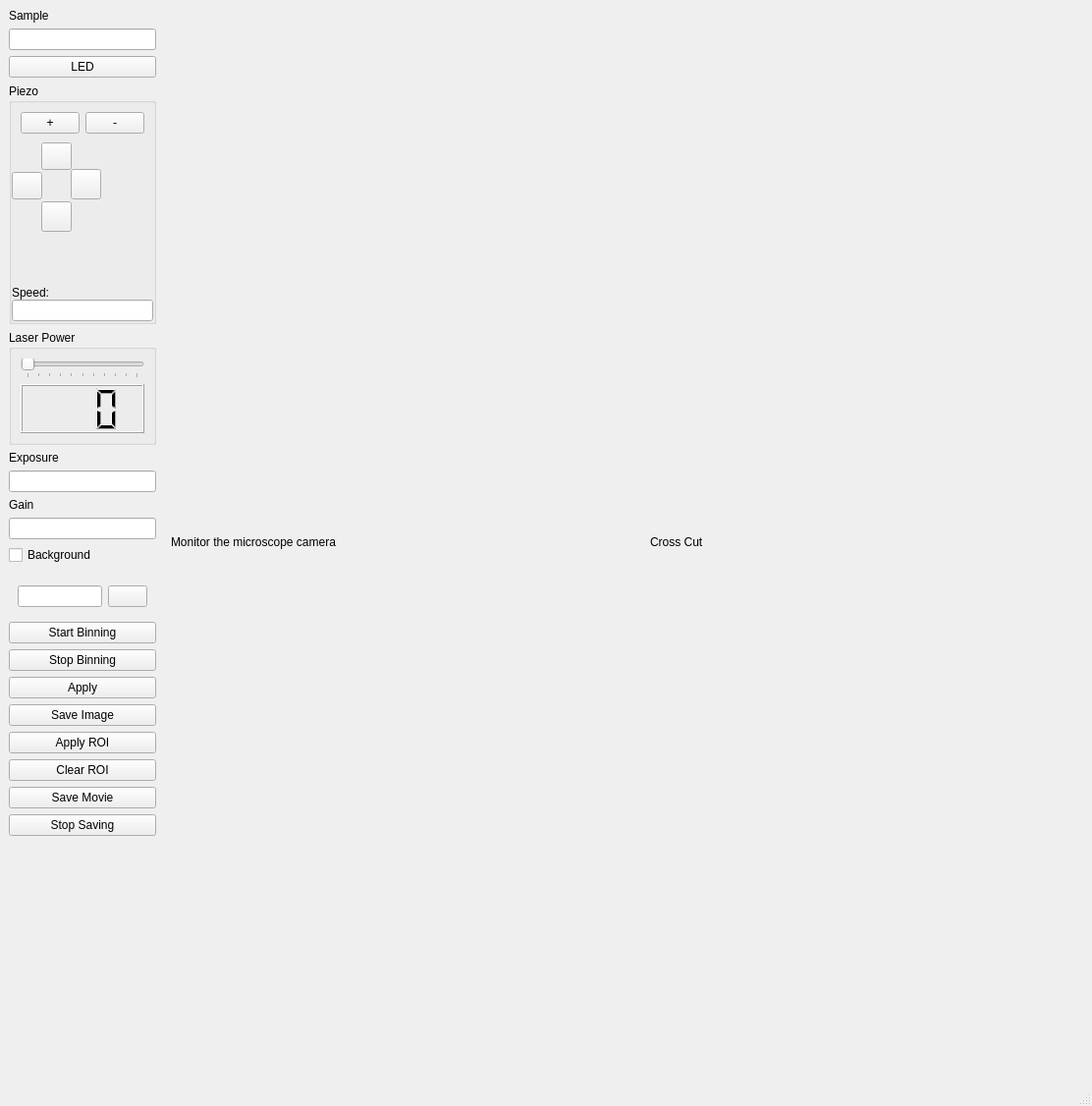
<?xml version="1.0" encoding="UTF-8"?>
<ui version="4.0">
 <class>MainWindow</class>
 <widget class="QMainWindow" name="MainWindow">
  <property name="geometry">
   <rect>
    <x>0</x>
    <y>0</y>
    <width>1112</width>
    <height>1126</height>
   </rect>
  </property>
  <property name="windowTitle">
   <string>Dispertech - Microscope Alignment</string>
  </property>
  <property name="styleSheet">
   <string notr="true">QProgressBar:horizontal {
    border: 1px solid #3A3939;
    text-align: center;
    padding: 1px;
    background: #201F1F;
}
QProgressBar::chunk:horizontal {
    background-color: qlineargradient(spread:reflect, x1:1, y1:0.545, x2:1, y2:0, stop:0 rgba(28, 66, 111, 255), stop:1 rgba(37, 87, 146, 255));
}

QToolTip
{
    border: 1px solid #3A3939;
    background-color: rgb(90, 102, 117);;
    color: white;
    padding: 1px;
    opacity: 200;
}

QWidget
{
    color: silver;
    background-color: #302F2F;
    selection-background-color:#3d8ec9;
    selection-color: black;
    background-clip: border;
    border-image: none;
    outline: 0;
}

QWidget:item:hover
{
    background-color: #78879b;
    color: black;
}

QWidget:item:selected
{
    background-color: #3d8ec9;
}

QCheckBox
{
    spacing: 5px;
    outline: none;
    color: #bbb;
    margin-bottom: 2px;
}

QCheckBox:disabled
{
    color: #777777;
}
QCheckBox::indicator,
QGroupBox::indicator
{
    width: 18px;
    height: 18px;
}
QGroupBox::indicator
{
    margin-left: 2px;
}

QCheckBox::indicator:unchecked,
QCheckBox::indicator:unchecked:hover,
QGroupBox::indicator:unchecked,
QGroupBox::indicator:unchecked:hover
{
    /*image: url(:/dark_blue/img/checkbox_unchecked.png);*/
    image: url(:/Icons/Icons/checkbox_unchecked.svg);
}

QCheckBox::indicator:unchecked:focus,
QCheckBox::indicator:unchecked:pressed,
QGroupBox::indicator:unchecked:focus,
QGroupBox::indicator:unchecked:pressed
{
  border: none;
  image: url(:/Icons/Icons/checkbox_unchecked_focus.svg);
}

QCheckBox::indicator:checked,
QCheckBox::indicator:checked:hover,
QGroupBox::indicator:checked,
QGroupBox::indicator:checked:hover
{
    image: url(:/Icons/Icons/checkbox_checked.svg);
}

QCheckBox::indicator:checked:focus,
QCheckBox::indicator:checked:pressed,
QGroupBox::indicator:checked:focus,
QGroupBox::indicator:checked:pressed
{
  border: none;
  image: url(:/Icons/Icons/checkbox_checked_focus.svg);
}

QCheckBox::indicator:indeterminate,
QCheckBox::indicator:indeterminate:hover,
QCheckBox::indicator:indeterminate:pressed
QGroupBox::indicator:indeterminate,
QGroupBox::indicator:indeterminate:hover,
QGroupBox::indicator:indeterminate:pressed
{
    image: url(:/dark_blue/img/checkbox_indeterminate.png);
}

QCheckBox::indicator:indeterminate:focus,
QGroupBox::indicator:indeterminate:focus
{
    image: url(:/dark_blue/img/checkbox_indeterminate_focus.png);
}

QCheckBox::indicator:checked:disabled,
QGroupBox::indicator:checked:disabled
{
    image: url(:/dark_blue/img/checkbox_checked_disabled.png);
}

QCheckBox::indicator:unchecked:disabled,
QGroupBox::indicator:unchecked:disabled
{
    image: url(:/dark_blue/img/checkbox_unchecked_disabled.png);
}

QRadioButton
{
    spacing: 5px;
    outline: none;
    color: #bbb;
    margin-bottom: 2px;
}

QRadioButton:disabled
{
    color: #777777;
}
QRadioButton::indicator
{
    width: 21px;
    height: 21px;
}

QRadioButton::indicator:unchecked,
QRadioButton::indicator:unchecked:hover
{
    image: url(:/dark_blue/img/radio_unchecked.png);
}

QRadioButton::indicator:unchecked:focus,
QRadioButton::indicator:unchecked:pressed
{
  border: none;
  outline: none;
    image: url(:/dark_blue/img/radio_unchecked_focus.png);
}

QRadioButton::indicator:checked,
QRadioButton::indicator:checked:hover
{
  border: none;
  outline: none;
    image: url(:/dark_blue/img/radio_checked.png);
}

QRadioButton::indicator:checked:focus,
QRadioButton::indicato::menu-arrowr:checked:pressed
{
  border: none;
  outline: none;
    image: url(:/dark_blue/img/radio_checked_focus.png);
}

QRadioButton::indicator:indeterminate,
QRadioButton::indicator:indeterminate:hover,
QRadioButton::indicator:indeterminate:pressed
{
        image: url(:/dark_blue/img/radio_indeterminate.png);
}

QRadioButton::indicator:checked:disabled
{
  outline: none;
  image: url(:/dark_blue/img/radio_checked_disabled.png);
}

QRadioButton::indicator:unchecked:disabled
{
    image: url(:/dark_blue/img/radio_unchecked_disabled.png);
}


QMenuBar
{
    background-color: #302F2F;
    color: silver;
}

QMenuBar::item
{
    background: transparent;
}

QMenuBar::item:selected
{
    background: transparent;
    border: 1px solid #3A3939;
}

QMenuBar::item:pressed
{
    border: 1px solid #3A3939;
    background-color: #3d8ec9;
    color: black;
    margin-bottom:-1px;
    padding-bottom:1px;
}

QMenu
{
    border: 1px solid #3A3939;
    color: silver;
    margin: 1px;
}

QMenu::icon
{
    margin: 1px;
}

QMenu::item
{
    padding: 2px 2px 2px 25px;
    margin-left: 5px;
    border: 1px solid transparent; /* reserve space for selection border */
}

QMenu::item:selected
{
    color: black;
}

QMenu::separator {
    height: 2px;
    background: lightblue;
    margin-left: 10px;
    margin-right: 5px;
}

QMenu::indicator {
    width: 16px;
    height: 16px;
}

/* non-exclusive indicator = check box style indicator
   (see QActionGroup::setExclusive) */
QMenu::indicator:non-exclusive:unchecked {
    image: url(:/dark_blue/img/checkbox_unchecked.png);
}

QMenu::indicator:non-exclusive:unchecked:selected {
    image: url(:/dark_blue/img/checkbox_unchecked_disabled.png);
}

QMenu::indicator:non-exclusive:checked {
    image: url(:/dark_blue/img/checkbox_checked.png);
}

QMenu::indicator:non-exclusive:checked:selected {
    image: url(:/dark_blue/img/checkbox_checked_disabled.png);
}

/* exclusive indicator = radio button style indicator (see QActionGroup::setExclusive) */
QMenu::indicator:exclusive:unchecked {
    image: url(:/dark_blue/img/radio_unchecked.png);
}

QMenu::indicator:exclusive:unchecked:selected {
    image: url(:/dark_blue/img/radio_unchecked_disabled.png);
}

QMenu::indicator:exclusive:checked {
    image: url(:/dark_blue/img/radio_checked.png);
}

QMenu::indicator:exclusive:checked:selected {
    image: url(:/dark_blue/img/radio_checked_disabled.png);
}

QMenu::right-arrow {
    margin: 5px;
    image: url(:/dark_blue/img/right_arrow.png)
}


QWidget:disabled
{
    color: #808080;
    background-color: #302F2F;
}

QAbstractItemView
{
    alternate-background-color: #3A3939;
    color: silver;
    border: 1px solid 3A3939;
    border-radius: 2px;
    padding: 1px;
}

QWidget:focus, QMenuBar:focus
{
    border: 1px solid #78879b;
}

QTabWidget:focus, QCheckBox:focus, QRadioButton:focus, QSlider:focus
{
    border: none;
}

QLineEdit
{
    background-color: #201F1F;
    padding: 2px;
    border-style: solid;
    border: 1px solid #3A3939;
    border-radius: 2px;
    color: silver;
}

QGroupBox {
    border:1px solid #3A3939;
    border-radius: 2px;
    margin-top: 20px;
    background-color: #302F2F;
    color: silver;
}

QGroupBox::title {
    subcontrol-origin: margin;
    subcontrol-position: top center;
    padding-left: 10px;
    padding-right: 10px;
    padding-top: 10px;
}

QAbstractScrollArea
{
    border-radius: 2px;
    border: 1px solid #3A3939;
    background-color: transparent;
}

QScrollBar:horizontal
{
    height: 15px;
    margin: 3px 15px 3px 15px;
    border: 1px transparent #2A2929;
    border-radius: 4px;
    background-color: #2A2929;
}

QScrollBar::handle:horizontal
{
    background-color: #605F5F;
    min-width: 5px;
    border-radius: 4px;
}

QScrollBar::add-line:horizontal
{
    margin: 0px 3px 0px 3px;
    border-image: url(:/dark_blue/img/right_arrow_disabled.png);
    width: 10px;
    height: 10px;
    subcontrol-position: right;
    subcontrol-origin: margin;
}

QScrollBar::sub-line:horizontal
{
    margin: 0px 3px 0px 3px;
    border-image: url(:/dark_blue/img/left_arrow_disabled.png);
    height: 10px;
    width: 10px;
    subcontrol-position: left;
    subcontrol-origin: margin;
}

QScrollBar::add-line:horizontal:hover,QScrollBar::add-line:horizontal:on
{
    border-image: url(:/dark_blue/img/right_arrow.png);
    height: 10px;
    width: 10px;
    subcontrol-position: right;
    subcontrol-origin: margin;
}


QScrollBar::sub-line:horizontal:hover, QScrollBar::sub-line:horizontal:on
{
    border-image: url(:/dark_blue/img/left_arrow.png);
    height: 10px;
    width: 10px;
    subcontrol-position: left;
    subcontrol-origin: margin;
}

QScrollBar::up-arrow:horizontal, QScrollBar::down-arrow:horizontal
{
    background: none;
}


QScrollBar::add-page:horizontal, QScrollBar::sub-page:horizontal
{
    background: none;
}

QScrollBar:vertical
{
    background-color: #2A2929;
    width: 15px;
    margin: 15px 3px 15px 3px;
    border: 1px transparent #2A2929;
    border-radius: 4px;
}

QScrollBar::handle:vertical
{
    background-color: #605F5F;
    min-height: 5px;
    border-radius: 4px;
}

QScrollBar::sub-line:vertical
{
    margin: 3px 0px 3px 0px;
    border-image: url(:/dark_blue/img/up_arrow_disabled.png);
    height: 10px;
    width: 10px;
    subcontrol-position: top;
    subcontrol-origin: margin;
}

QScrollBar::add-line:vertical
{
    margin: 3px 0px 3px 0px;
    border-image: url(:/dark_blue/img/down_arrow_disabled.png);
    height: 10px;
    width: 10px;
    subcontrol-position: bottom;
    subcontrol-origin: margin;
}

QScrollBar::sub-line:vertical:hover,QScrollBar::sub-line:vertical:on
{

    border-image: url(:/dark_blue/img/up_arrow.png);
    height: 10px;
    width: 10px;
    subcontrol-position: top;
    subcontrol-origin: margin;
}


QScrollBar::add-line:vertical:hover, QScrollBar::add-line:vertical:on
{
    border-image: url(:/dark_blue/img/down_arrow.png);
    height: 10px;
    width: 10px;
    subcontrol-position: bottom;
    subcontrol-origin: margin;
}

QScrollBar::up-arrow:vertical, QScrollBar::down-arrow:vertical
{
    background: none;
}


QScrollBar::add-page:vertical, QScrollBar::sub-page:vertical
{
    background: none;
}

QTextEdit
{
    background-color: #201F1F;
    color: silver;
    border: 1px solid #3A3939;
}

QPlainTextEdit
{
    background-color: #201F1F;;
    color: silver;
    border-radius: 2px;
    border: 1px solid #3A3939;
}

QHeaderView::section
{
    background-color: #3A3939;
    color: silver;
    padding-left: 4px;
    border: 1px solid #6c6c6c;
}

QSizeGrip {
    image: url(:/dark_blue/img/sizegrip.png);
    width: 12px;
    height: 12px;
}

QMainWindow
{
    background-color: #302F2F;

}

QMainWindow::separator
{
    background-color: #302F2F;
    color: white;
    padding-left: 4px;
    spacing: 2px;
    border: 1px dashed #3A3939;
}

QMainWindow::separator:hover
{

    background-color: #787876;
    color: white;
    padding-left: 4px;
    border: 1px solid #3A3939;
    spacing: 2px;
}


QMenu::separator
{
    height: 1px;
    background-color: #3A3939;
    color: white;
    padding-left: 4px;
    margin-left: 10px;
    margin-right: 5px;
}


QFrame
{
    border-radius: 2px;
    border: 1px solid #444;
}

QFrame[frameShape=&quot;0&quot;]
{
    border-radius: 2px;
    border: 1px transparent #444;
}

QStackedWidget
{
    background-color: #302F2F;
    border: 1px transparent black;
}

QToolBar {
    border: 1px transparent #393838;
    background: 1px solid #302F2F;
    font-weight: bold;
}

QToolBar::handle:horizontal {
    image: url(:/dark_blue/img/Hmovetoolbar.png);
}
QToolBar::handle:vertical {
    image: url(:/dark_blue/img/Vmovetoolbar.png);
}
QToolBar::separator:horizontal {
    image: url(:/dark_blue/img/Hsepartoolbar.png);
}
QToolBar::separator:vertical {
    image: url(:/dark_blue/img/Vsepartoolbars.png);
}

QPushButton
{
    color: silver;
    background-color: #302F2F;
    border-width: 2px;
    border-color: #4A4949;
    border-style: solid;
    padding-top: 2px;
    padding-bottom: 2px;
    padding-left: 10px;
    padding-right: 10px;
    border-radius: 4px;
    /* outline: none; */
    /* min-width: 40px; */
}

QPushButton:disabled
{
    background-color: #302F2F;
    border-width: 2px;
    border-color: #3A3939;
    border-style: solid;
    padding-top: 2px;
    padding-bottom: 2px;
    padding-left: 10px;
    padding-right: 10px;
    /*border-radius: 2px;*/
    color: #808080;
}

QPushButton:focus {
    background-color: #3d8ec9;
    color: white;
}

QComboBox
{
    selection-background-color: #3d8ec9;
    background-color: #201F1F;
    border-style: solid;
    border: 1px solid #3A3939;
    border-radius: 2px;
    padding: 2px;
    min-width: 75px;
}

QPushButton:checked{
    background-color: #4A4949;
    border-color: #6A6969;
}

QPushButton:hover {
    border: 2px solid #78879b;
    color: silver;
}

QComboBox:hover, QAbstractSpinBox:hover,QLineEdit:hover,QTextEdit:hover,QPlainTextEdit:hover,QAbstractView:hover,QTreeView:hover
{
    border: 1px solid #78879b;
    color: silver;
}

QComboBox:on
{
    background-color: #626873;
    padding-top: 3px;
    padding-left: 4px;
    selection-background-color: #4a4a4a;
}

QComboBox QAbstractItemView
{
    background-color: #201F1F;
    border-radius: 2px;
    border: 1px solid #444;
    selection-background-color: #3d8ec9;
    color: silver;
}

QComboBox::drop-down
{
    subcontrol-origin: padding;
    subcontrol-position: top right;
    width: 15px;

    border-left-width: 0px;
    border-left-color: darkgray;
    border-left-style: solid;
    border-top-right-radius: 3px;
    border-bottom-right-radius: 3px;
}

QComboBox::down-arrow
{
    image: url(:/dark_blue/img/down_arrow_disabled.png);
}

QComboBox::down-arrow:on, QComboBox::down-arrow:hover,
QComboBox::down-arrow:focus
{
    image: url(:/dark_blue/img/down_arrow.png);
}

QPushButton:pressed
{
    background-color: #484846;
}

QAbstractSpinBox {
    padding-top: 2px;
    padding-bottom: 2px;
    border: 1px solid #3A3939;
    background-color: #201F1F;
    color: silver;
    border-radius: 2px;
    min-width: 75px;
}

QAbstractSpinBox:up-button
{
    background-color: transparent;
    subcontrol-origin: border;
    subcontrol-position: top right;
}

QAbstractSpinBox:down-button
{
    background-color: transparent;
    subcontrol-origin: border;
    subcontrol-position: bottom right;
}

QAbstractSpinBox::up-arrow,QAbstractSpinBox::up-arrow:disabled,QAbstractSpinBox::up-arrow:off {
    image: url(:/dark_blue/img/up_arrow_disabled.png);
    width: 10px;
    height: 10px;
}
QAbstractSpinBox::up-arrow:hover
{
    image: url(:/dark_blue/img/up_arrow.png);
}


QAbstractSpinBox::down-arrow,QAbstractSpinBox::down-arrow:disabled,QAbstractSpinBox::down-arrow:off
{
    image: url(:/dark_blue/img/down_arrow_disabled.png);
    width: 10px;
    height: 10px;
}
QAbstractSpinBox::down-arrow:hover
{
    image: url(:/dark_blue/img/down_arrow.png);
}


QLabel
{
    border: 0px solid black;
}

QTabWidget{
    border: 1px transparent black;
}

QTabWidget::pane {
    border: 1px solid #444;
    border-radius: 3px;
    padding: 3px;
}

QTabBar
{
    qproperty-drawBase: 0;
    left: 5px; /* move to the right by 5px */
}

QTabBar:focus
{
    border: 0px transparent black;
}

QTabBar::close-button  {
    image: url(:/dark_blue/img/close.png);
    background: transparent;
}

QTabBar::close-button:hover
{
    image: url(:/dark_blue/img/close-hover.png);
    background: transparent;
}

QTabBar::close-button:pressed {
    image: url(:/dark_blue/img/close-pressed.png);
    background: transparent;
}

/* TOP TABS */
QTabBar::tab:top {
    color: #b1b1b1;
    border: 1px solid #4A4949;
    border-bottom: 1px transparent black;
    background-color: #302F2F;
    padding: 5px;
    border-top-left-radius: 2px;
    border-top-right-radius: 2px;
}

QTabBar::tab:top:!selected
{
    color: #b1b1b1;
    background-color: #201F1F;
    border: 1px transparent #4A4949;
    border-bottom: 1px transparent #4A4949;
    border-top-left-radius: 0px;
    border-top-right-radius: 0px;
}

QTabBar::tab:top:!selected:hover {
    background-color: #48576b;
}

/* BOTTOM TABS */
QTabBar::tab:bottom {
    color: #b1b1b1;
    border: 1px solid #4A4949;
    border-top: 1px transparent black;
    background-color: #302F2F;
    padding: 5px;
    border-bottom-left-radius: 2px;
    border-bottom-right-radius: 2px;
}

QTabBar::tab:bottom:!selected
{
    color: #b1b1b1;
    background-color: #201F1F;
    border: 1px transparent #4A4949;
    border-top: 1px transparent #4A4949;
    border-bottom-left-radius: 0px;
    border-bottom-right-radius: 0px;
}

QTabBar::tab:bottom:!selected:hover {
    background-color: #78879b;
}

/* LEFT TABS */
QTabBar::tab:left {
    color: #b1b1b1;
    border: 1px solid #4A4949;
    border-left: 1px transparent black;
    background-color: #302F2F;
    padding: 5px;
    border-top-right-radius: 2px;
    border-bottom-right-radius: 2px;
}

QTabBar::tab:left:!selected
{
    color: #b1b1b1;
    background-color: #201F1F;
    border: 1px transparent #4A4949;
    border-right: 1px transparent #4A4949;
    border-top-right-radius: 0px;
    border-bottom-right-radius: 0px;
}

QTabBar::tab:left:!selected:hover {
    background-color: #48576b;
}


/* RIGHT TABS */
QTabBar::tab:right {
    color: #b1b1b1;
    border: 1px solid #4A4949;
    border-right: 1px transparent black;
    background-color: #302F2F;
    padding: 5px;
    border-top-left-radius: 2px;
    border-bottom-left-radius: 2px;
}

QTabBar::tab:right:!selected
{
    color: #b1b1b1;
    background-color: #201F1F;
    border: 1px transparent #4A4949;
    border-right: 1px transparent #4A4949;
    border-top-left-radius: 0px;
    border-bottom-left-radius: 0px;
}

QTabBar::tab:right:!selected:hover {
    background-color: #48576b;
}

QTabBar QToolButton::right-arrow:enabled {
     image: url(:/dark_blue/img/right_arrow.png);
 }

 QTabBar QToolButton::left-arrow:enabled {
     image: url(:/dark_blue/img/left_arrow.png);
 }

QTabBar QToolButton::right-arrow:disabled {
     image: url(:/dark_blue/img/right_arrow_disabled.png);
 }

 QTabBar QToolButton::left-arrow:disabled {
     image: url(:/dark_blue/img/left_arrow_disabled.png);
 }


QDockWidget {
    border: 1px solid #403F3F;
    titlebar-close-icon: url(:/dark_blue/img/close.png);
    titlebar-normal-icon: url(:/dark_blue/img/undock.png);
}

QDockWidget::close-button, QDockWidget::float-button {
    border: 1px solid transparent;
    border-radius: 2px;
    background: transparent;
}

QDockWidget::close-button:hover, QDockWidget::float-button:hover {
    background: rgba(255, 255, 255, 10);
}

QDockWidget::close-button:pressed, QDockWidget::float-button:pressed {
    padding: 1px -1px -1px 1px;
    background: rgba(255, 255, 255, 10);
}

QTreeView, QListView, QTextBrowser, AtLineEdit, AtLineEdit::hover {
    border: 1px solid #444;
    background-color: silver;
    border-radius: 3px;
    margin-left: 3px;
    color: black;
}

QTreeView:branch:selected, QTreeView:branch:hover {
    background: url(:/dark_blue/img/transparent.png);
}

QTreeView::branch:has-siblings:!adjoins-item {
    border-image: url(:/dark_blue/img/transparent.png);
}

QTreeView::branch:has-siblings:adjoins-item {
    border-image: url(:/dark_blue/img/transparent.png);
}

QTreeView::branch:!has-children:!has-siblings:adjoins-item {
    border-image: url(:/dark_blue/img/transparent.png);
}

QTreeView::branch:has-children:!has-siblings:closed,
QTreeView::branch:closed:has-children:has-siblings {
    image: url(:/dark_blue/img/branch_closed.png);
}

QTreeView::branch:open:has-children:!has-siblings,
QTreeView::branch:open:has-children:has-siblings  {
    image: url(:/dark_blue/img/branch_open.png);
}

QTreeView::branch:has-children:!has-siblings:closed:hover,
QTreeView::branch:closed:has-children:has-siblings:hover {
    image: url(:/dark_blue/img/branch_closed-on.png);
    }

QTreeView::branch:open:has-children:!has-siblings:hover,
QTreeView::branch:open:has-children:has-siblings:hover  {
    image: url(:/dark_blue/img/branch_open-on.png);
    }

QListView::item:!selected:hover, QListView::item:!selected:hover, QTreeView::item:!selected:hover  {
    background: rgba(0, 0, 0, 0);
    outline: 0;
    color: #FFFFFF
}

QListView::item:selected:hover, QListView::item:selected:hover, QTreeView::item:selected:hover  {
    background: #3d8ec9;
    color: #FFFFFF;
}

QSlider::groove:horizontal {
    border: 1px solid #3A3939;
    height: 8px;
    background: #201F1F;
    margin: 2px 0;
    border-radius: 2px;
}

QSlider::handle:horizontal {
    background: QLinearGradient( x1: 0, y1: 0, x2: 0, y2: 1,
      stop: 0.0 silver, stop: 0.2 #a8a8a8, stop: 1 #727272);
    border: 1px solid #3A3939;
    width: 14px;
    height: 14px;
    margin: -4px 0;
    border-radius: 2px;
}

QSlider::groove:vertical {
    border: 1px solid #3A3939;
    width: 8px;
    background: #201F1F;
    margin: 0 0px;
    border-radius: 2px;
}

QSlider::handle:vertical {
    background: QLinearGradient( x1: 0, y1: 0, x2: 0, y2: 1, stop: 0.0 silver,
    stop: 0.2 #a8a8a8, stop: 1 #727272);
    border: 1px solid #3A3939;
    width: 14px;
    height: 14px;
    margin: 0 -4px;
    border-radius: 2px;
}

QToolButton {
    /*  background-color: transparent; */
    border: 2px transparent #4A4949;
    border-radius: 4px;
    background-color: dimgray;
    margin: 2px;
    padding: 2px;
}

QToolButton[popupMode=&quot;1&quot;] { /* only for MenuButtonPopup */
 padding-right: 20px; /* make way for the popup button */
 border: 2px transparent #4A4949;
 border-radius: 4px;
}

QToolButton[popupMode=&quot;2&quot;] { /* only for InstantPopup */
 padding-right: 10px; /* make way for the popup button */
 border: 2px transparent #4A4949;
}


QToolButton:hover, QToolButton::menu-button:hover {
    border: 2px solid #78879b;
}

QToolButton:checked, QToolButton:pressed,
    QToolButton::menu-button:pressed {
    background-color: #4A4949;
    border: 2px solid #78879b;
}

/* the subcontrol below is used only in the InstantPopup or DelayedPopup mode */
QToolButton::menu-indicator {
    image: url(:/dark_blue/img/down_arrow.png);
    top: -7px; left: -2px; /* shift it a bit */
}

/* the subcontrols below are used only in the MenuButtonPopup mode */
QToolButton::menu-button {
    border: 1px transparent #4A4949;
    border-top-right-radius: 6px;
    border-bottom-right-radius: 6px;
    /* 16px width + 4px for border = 20px allocated above */
    width: 16px;
    outline: none;
}

QToolButton::menu-arrow {
    image: url(:/dark_blue/img/down_arrow.png);
}

QToolButton::menu-arrow:open {
    top: 1px; left: 1px; /* shift it a bit */
    border: 1px solid #3A3939;
}

QPushButton::menu-indicator  {
    subcontrol-origin: padding;
    subcontrol-position: bottom right;
    left: 4px;
}

QTableView
{
    border: 1px solid #444;
    gridline-color: #6c6c6c;
    background-color: #201F1F;
}


QTableView, QHeaderView
{
    border-radius: 0px;
}

QTableView::item:pressed, QListView::item:pressed, QTreeView::item:pressed  {
    background: #78879b;
    color: #FFFFFF;
}

QTableView::item:selected:active, QTreeView::item:selected:active, QListView::item:selected:active  {
    background: #3d8ec9;
    color: #FFFFFF;
}


QHeaderView
{
    border: 1px transparent;
    border-radius: 2px;
    margin: 0px;
    padding: 0px;
}

QHeaderView::section  {
    background-color: #3A3939;
    color: silver;
    padding: 4px;
    border: 1px solid #6c6c6c;
    border-radius: 0px;
    text-align: center;
}

QHeaderView::section::vertical::first, QHeaderView::section::vertical::only-one
{
    border-top: 1px solid #6c6c6c;
}

QHeaderView::section::vertical
{
    border-top: transparent;
}

QHeaderView::section::horizontal::first, QHeaderView::section::horizontal::only-one
{
    border-left: 1px solid #6c6c6c;
}

QHeaderView::section::horizontal
{
    border-left: transparent;
}


QHeaderView::section:checked
 {
    color: white;
    background-color: #5A5959;
 }

 /* style the sort indicator */
QHeaderView::down-arrow {
    image: url(:/dark_blue/img/down_arrow.png);
}

QHeaderView::up-arrow {
    image: url(:/dark_blue/img/up_arrow.png);
}


QTableCornerButton::section {
    background-color: #3A3939;
    border: 1px solid #3A3939;
    border-radius: 2px;
}

QToolBox  {
    padding: 3px;
    border: 1px transparent black;
}

QToolBox::tab {
    color: #b1b1b1;
    background-color: #302F2F;
    border: 1px solid #4A4949;
    border-bottom: 1px transparent #302F2F;
    border-top-left-radius: 5px;
    border-top-right-radius: 5px;
}

 QToolBox::tab:selected { /* italicize selected tabs */
    font: italic;
    background-color: #302F2F;
    border-color: #3d8ec9;
 }

QStatusBar::item {
    border: 1px solid #3A3939;
    border-radius: 2px;
 }


QFrame[height=&quot;3&quot;], QFrame[width=&quot;3&quot;] {
    background-color: #AAA;
}


QSplitter::handle {
    border: 1px dashed #3A3939;
}

QSplitter::handle:hover {
    background-color: #787876;
    border: 1px solid #3A3939;
}

QSplitter::handle:horizontal {
    width: 1px;
}

QSplitter::handle:vertical {
    height: 1px;
}

QListWidget {
    background-color: silver;
    border-radius: 5px;
    margin-left: 5px;
}

QListWidget::item {
    color: black;
}

QMessageBox {
    messagebox-critical-icon	: url(:/dark_blue/img/critical.png);
    messagebox-information-icon	: url(:/dark_blue/img/information.png);
    messagebox-question-icon	: url(:/dark_blue/img/question.png);
    messagebox-warning-icon:    : url(:/dark_blue/img/warning.png);
}

ColorButton::enabled {
    border-radius: 0px;
    border: 1px solid #444444;
}

ColorButton::disabled {
    border-radius: 0px;
    border: 1px solid #AAAAAA;
}</string>
  </property>
  <widget class="QWidget" name="centralwidget">
   <layout class="QHBoxLayout" name="horizontalLayout">
    <item>
     <widget class="QWidget" name="widget" native="true">
      <property name="sizePolicy">
       <sizepolicy hsizetype="Expanding" vsizetype="Preferred">
        <horstretch>0</horstretch>
        <verstretch>0</verstretch>
       </sizepolicy>
      </property>
      <property name="maximumSize">
       <size>
        <width>150</width>
        <height>16777215</height>
       </size>
      </property>
      <layout class="QVBoxLayout" name="verticalLayout_3">
       <property name="leftMargin">
        <number>0</number>
       </property>
       <property name="topMargin">
        <number>0</number>
       </property>
       <property name="rightMargin">
        <number>0</number>
       </property>
       <property name="bottomMargin">
        <number>0</number>
       </property>
       <item>
        <widget class="QLabel" name="label_5">
         <property name="text">
          <string>Sample</string>
         </property>
        </widget>
       </item>
       <item>
        <widget class="QLineEdit" name="cartridge_line"/>
       </item>
       <item>
        <widget class="QPushButton" name="button_top_led">
         <property name="text">
          <string>LED</string>
         </property>
        </widget>
       </item>
       <item>
        <widget class="QGroupBox" name="groupBox_2">
         <property name="sizePolicy">
          <sizepolicy hsizetype="Preferred" vsizetype="Minimum">
           <horstretch>0</horstretch>
           <verstretch>0</verstretch>
          </sizepolicy>
         </property>
         <property name="maximumSize">
          <size>
           <width>16777215</width>
           <height>250</height>
          </size>
         </property>
         <property name="title">
          <string>Piezo</string>
         </property>
         <layout class="QVBoxLayout" name="verticalLayout">
          <property name="spacing">
           <number>0</number>
          </property>
          <property name="leftMargin">
           <number>0</number>
          </property>
          <property name="topMargin">
           <number>0</number>
          </property>
          <property name="rightMargin">
           <number>0</number>
          </property>
          <property name="bottomMargin">
           <number>0</number>
          </property>
          <item>
           <widget class="QWidget" name="widget_3" native="true">
            <layout class="QHBoxLayout" name="horizontalLayout_3">
             <item>
              <widget class="QPushButton" name="button_focus_plus">
               <property name="text">
                <string>+</string>
               </property>
              </widget>
             </item>
             <item>
              <widget class="QPushButton" name="button_focus_minus">
               <property name="text">
                <string>-</string>
               </property>
              </widget>
             </item>
            </layout>
           </widget>
          </item>
          <item>
           <widget class="QWidget" name="arrows_widget" native="true">
            <property name="sizePolicy">
             <sizepolicy hsizetype="Fixed" vsizetype="MinimumExpanding">
              <horstretch>0</horstretch>
              <verstretch>0</verstretch>
             </sizepolicy>
            </property>
            <property name="minimumSize">
             <size>
              <width>0</width>
              <height>0</height>
             </size>
            </property>
            <property name="maximumSize">
             <size>
              <width>150</width>
              <height>150</height>
             </size>
            </property>
            <widget class="QPushButton" name="button_up">
             <property name="geometry">
              <rect>
               <x>30</x>
               <y>0</y>
               <width>31</width>
               <height>28</height>
              </rect>
             </property>
             <property name="text">
              <string/>
             </property>
             <property name="icon">
              <iconset>
               <normaloff>:/icons/Icons/arrow_top.png</normaloff>:/icons/Icons/arrow_top.png</iconset>
             </property>
            </widget>
            <widget class="QPushButton" name="button_down">
             <property name="geometry">
              <rect>
               <x>30</x>
               <y>60</y>
               <width>31</width>
               <height>31</height>
              </rect>
             </property>
             <property name="sizePolicy">
              <sizepolicy hsizetype="Minimum" vsizetype="Minimum">
               <horstretch>0</horstretch>
               <verstretch>0</verstretch>
              </sizepolicy>
             </property>
             <property name="text">
              <string/>
             </property>
             <property name="icon">
              <iconset>
               <normaloff>:/icons/Icons/arrow_bottom.png</normaloff>:/icons/Icons/arrow_bottom.png</iconset>
             </property>
            </widget>
            <widget class="QPushButton" name="button_right">
             <property name="geometry">
              <rect>
               <x>60</x>
               <y>27</y>
               <width>31</width>
               <height>31</height>
              </rect>
             </property>
             <property name="text">
              <string/>
             </property>
             <property name="icon">
              <iconset>
               <normaloff>:/icons/Icons/arrow_right.png</normaloff>:/icons/Icons/arrow_right.png</iconset>
             </property>
            </widget>
            <widget class="QPushButton" name="button_left">
             <property name="geometry">
              <rect>
               <x>0</x>
               <y>30</y>
               <width>31</width>
               <height>28</height>
              </rect>
             </property>
             <property name="text">
              <string/>
             </property>
             <property name="icon">
              <iconset>
               <normaloff>:/icons/Icons/arrow_left.png</normaloff>:/icons/Icons/arrow_left.png</iconset>
             </property>
            </widget>
           </widget>
          </item>
          <item>
           <widget class="QLabel" name="label_2">
            <property name="text">
             <string>Speed: </string>
            </property>
            <property name="buddy">
             <cstring>motor_speed_line</cstring>
            </property>
           </widget>
          </item>
          <item>
           <widget class="QLineEdit" name="motor_speed_line"/>
          </item>
         </layout>
        </widget>
       </item>
       <item>
        <widget class="QGroupBox" name="groupBox">
         <property name="maximumSize">
          <size>
           <width>16777215</width>
           <height>200</height>
          </size>
         </property>
         <property name="title">
          <string>Laser Power</string>
         </property>
         <layout class="QVBoxLayout" name="verticalLayout_2">
          <item>
           <widget class="QSlider" name="power_slider">
            <property name="minimum">
             <number>0</number>
            </property>
            <property name="maximum">
             <number>100</number>
            </property>
            <property name="orientation">
             <enum>Qt::Horizontal</enum>
            </property>
            <property name="tickPosition">
             <enum>QSlider::TicksBelow</enum>
            </property>
            <property name="tickInterval">
             <number>10</number>
            </property>
           </widget>
          </item>
          <item>
           <widget class="QLCDNumber" name="lcd_laser_power">
            <property name="minimumSize">
             <size>
              <width>0</width>
              <height>50</height>
             </size>
            </property>
            <property name="font">
             <font>
              <pointsize>12</pointsize>
             </font>
            </property>
            <property name="smallDecimalPoint">
             <bool>false</bool>
            </property>
            <property name="digitCount">
             <number>3</number>
            </property>
            <property name="value" stdset="0">
             <double>0.000000000000000</double>
            </property>
           </widget>
          </item>
         </layout>
        </widget>
       </item>
       <item>
        <widget class="QLabel" name="label_3">
         <property name="text">
          <string>Exposure</string>
         </property>
        </widget>
       </item>
       <item>
        <widget class="QLineEdit" name="camera_exposure_line"/>
       </item>
       <item>
        <widget class="QLabel" name="label_4">
         <property name="text">
          <string>Gain</string>
         </property>
        </widget>
       </item>
       <item>
        <widget class="QLineEdit" name="camera_gain_line"/>
       </item>
       <item>
        <widget class="QCheckBox" name="background_box">
         <property name="text">
          <string>Background</string>
         </property>
        </widget>
       </item>
       <item>
        <widget class="FileSelector" name="widget_4" native="true"/>
       </item>
       <item>
        <widget class="QWidget" name="widget_2" native="true">
         <layout class="QHBoxLayout" name="horizontalLayout_2">
          <item>
           <widget class="QLineEdit" name="folder_line"/>
          </item>
          <item>
           <widget class="QPushButton" name="folder_chooser_button">
            <property name="text">
             <string/>
            </property>
            <property name="icon">
             <iconset>
              <normaloff>:/icons/Icons/folder-open.png</normaloff>:/icons/Icons/folder-open.png</iconset>
            </property>
           </widget>
          </item>
         </layout>
        </widget>
       </item>
       <item>
        <widget class="QPushButton" name="start_binning_button">
         <property name="text">
          <string>Start Binning</string>
         </property>
        </widget>
       </item>
       <item>
        <widget class="QPushButton" name="stop_binning_button">
         <property name="text">
          <string>Stop Binning</string>
         </property>
        </widget>
       </item>
       <item>
        <widget class="QPushButton" name="apply_button">
         <property name="text">
          <string>Apply</string>
         </property>
        </widget>
       </item>
       <item>
        <widget class="QPushButton" name="save_button">
         <property name="text">
          <string>Save Image</string>
         </property>
        </widget>
       </item>
       <item>
        <widget class="QPushButton" name="apply_roi_button">
         <property name="text">
          <string>Apply ROI</string>
         </property>
        </widget>
       </item>
       <item>
        <widget class="QPushButton" name="clear_roi_button">
         <property name="text">
          <string>Clear ROI</string>
         </property>
        </widget>
       </item>
       <item>
        <widget class="QPushButton" name="save_movie_button">
         <property name="text">
          <string>Save Movie</string>
         </property>
        </widget>
       </item>
       <item>
        <widget class="QPushButton" name="stop_save_button">
         <property name="text">
          <string>Stop Saving</string>
         </property>
        </widget>
       </item>
       <item>
        <spacer name="verticalSpacer">
         <property name="orientation">
          <enum>Qt::Vertical</enum>
         </property>
         <property name="sizeHint" stdset="0">
          <size>
           <width>20</width>
           <height>40</height>
          </size>
         </property>
        </spacer>
       </item>
      </layout>
     </widget>
    </item>
    <item>
     <widget class="QWidget" name="camera_widget" native="true">
      <layout class="QVBoxLayout" name="verticalLayout_4">
       <item>
        <widget class="QLabel" name="label">
         <property name="text">
          <string>Monitor the microscope camera</string>
         </property>
        </widget>
       </item>
      </layout>
     </widget>
    </item>
    <item>
     <widget class="QWidget" name="cross_cut_widget" native="true">
      <property name="maximumSize">
       <size>
        <width>450</width>
        <height>16777215</height>
       </size>
      </property>
      <layout class="QVBoxLayout" name="verticalLayout_5">
       <item>
        <widget class="QLabel" name="label_6">
         <property name="text">
          <string>Cross Cut</string>
         </property>
        </widget>
       </item>
      </layout>
     </widget>
    </item>
   </layout>
  </widget>
  <widget class="QStatusBar" name="statusbar"/>
  <action name="action_move_up">
   <property name="text">
    <string>Move Up</string>
   </property>
   <property name="toolTip">
    <string>Move mirror up</string>
   </property>
   <property name="shortcut">
    <string>Up</string>
   </property>
  </action>
  <action name="action_move_down">
   <property name="text">
    <string>Move Down</string>
   </property>
   <property name="shortcut">
    <string>Down</string>
   </property>
  </action>
  <action name="action_move_left">
   <property name="text">
    <string>Move Left</string>
   </property>
   <property name="shortcut">
    <string>Left</string>
   </property>
  </action>
  <action name="action_move_right">
   <property name="text">
    <string>Move Rigth</string>
   </property>
   <property name="shortcut">
    <string>Right</string>
   </property>
  </action>
  <action name="actionOpen_Fiber_Window">
   <property name="text">
    <string>Open Fiber Window</string>
   </property>
   <property name="toolTip">
    <string>Open the viewer for the fiber tip camera</string>
   </property>
  </action>
  <action name="actionOpen_DAQ_Window">
   <property name="text">
    <string>Open DAQ Window</string>
   </property>
   <property name="toolTip">
    <string>Open the window for the DAQ</string>
   </property>
  </action>
 </widget>
 <customwidgets>
  <customwidget>
   <class>FileSelector</class>
   <extends>QWidget</extends>
   <header location="global">experimentor/views/components</header>
   <container>1</container>
  </customwidget>
 </customwidgets>
 <resources/>
 <connections/>
</ui>
